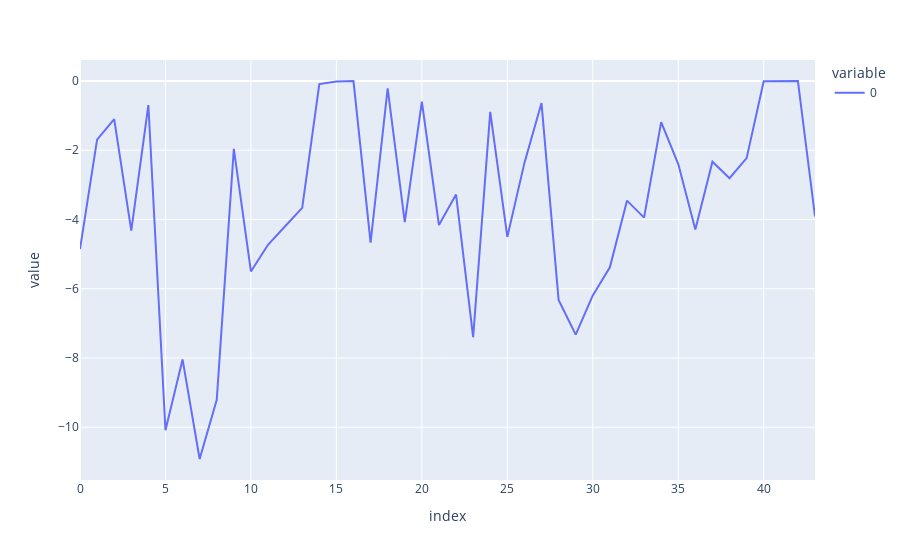

The code cell stored with this chart in its notebook:
### Code cell
px.line(utils.to_numpy(token_log_probs), hover_name=str_tokens[1:])

### Figure 1 — Plotly figure (JSON) as saved in the notebook; plotly's stock layout.template omitted (floating-point values rounded to 4 significant figures)
{"data": [{"hovertemplate": "<b>%{hovertext}</b><br><br>variable=0<br>index=%{x}<br>value=%{y}<extra></extra>", "hovertext": ["This", " is", " a", " story", " about", " Qu", "om", "atar", "us", ".", " When", " one", " day", " Qu", "om", "atar", "us", " decided", " to", " do", " something", " different", " and", " bought", " a", " plane", " ticket", " to", " L", "aman", "and", "u", ".", " When", " he", " arrived", " to", " the", " airport", " Qu", "om", "atar", "us", " noticed"], "legendgroup": "0", "line": {"color": "#636efa", "dash": "solid"}, "marker": {"symbol": "circle"}, "mode": "lines", "name": "0", "orientation": "v", "showlegend": true, "type": "scatter", "x": [0, 1, 2, 3, 4, 5, 6, 7, 8, 9, 10, 11, 12, 13, 14, 15, 16, 17, 18, 19, 20, 21, 22, 23, 24, 25, 26, 27, 28, 29, 30, 31, 32, 33, 34, 35, 36, 37, 38, 39, 40, 41, 42, 43], "xaxis": "x", "y": [-4.858, -1.695, -1.101, -4.322, -0.6967, -10.09, -8.042, -10.92, -9.207, -1.96, -5.502, -4.731, -4.197, -3.666, -0.0902, -0.01992, -0.003725, -4.668, -0.2161, -4.075, -0.5985, -4.161, -3.281, -7.398, -0.8954, -4.504, -2.367, -0.6392, -6.324, -7.324, -6.194, -5.381, -3.457, -3.948, -1.188, -2.401, -4.292, -2.333, -2.809, -2.229, -0.006784, -0.005657, -0.0021, -3.913], "yaxis": "y"}], "layout": {"legend": {"title": {"text": "variable"}, "tracegroupgap": 0}, "margin": {"t": 60}, "xaxis": {"anchor": "y", "domain": [0, 1], "title": {"text": "index"}}, "yaxis": {"anchor": "x", "domain": [0, 1], "title": {"text": "value"}}}}
